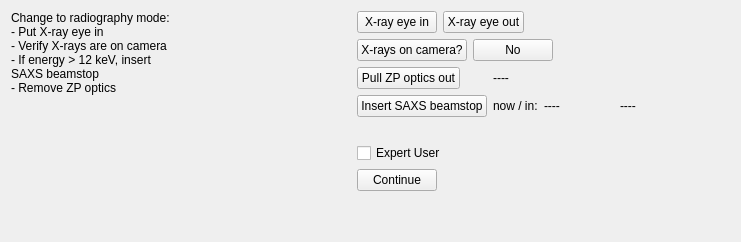
     <widget class="QWidget" name="page_radiography">
      <layout class="QHBoxLayout" name="layout_radiography">
       <item>
        <widget class="QLabel" name="lb_radio_instructions">
         <property name="minimumSize">
          <size>
           <width>340</width>
           <height>0</height>
          </size>
         </property>
         <property name="alignment">
          <set>Qt::AlignLeading|Qt::AlignLeft|Qt::AlignTop</set>
         </property>
         <property name="wordWrap">
          <bool>true</bool>
         </property>
         <property name="text">
          <string>Change to radiography mode:
- Put X-ray eye in
- Verify X-rays are on camera
- If energy &gt; 12 keV, insert
SAXS beamstop
- Remove ZP optics</string>
         </property>
        </widget>
       </item>
       <item>
        <layout class="QVBoxLayout" name="layout_radio_controls">
         <item>
          <layout class="QHBoxLayout" name="layout_eye_buttons">
           <item>
            <widget class="QPushButton" name="pb_eye_in">
             <property name="toolTip">
              <string>Insert the X-ray eye into the beam.</string>
             </property>
             <property name="text">
              <string>X-ray eye in</string>
             </property>
            </widget>
           </item>
           <item>
            <widget class="QPushButton" name="pb_eye_out">
             <property name="toolTip">
              <string>Retract the X-ray eye out of the beam.</string>
             </property>
             <property name="text">
              <string>X-ray eye out</string>
             </property>
            </widget>
           </item>
           <item>
            <spacer name="spacer_eye">
             <property name="orientation">
              <enum>Qt::Horizontal</enum>
             </property>
             <property name="sizeHint" stdset="0">
              <size>
               <width>40</width>
               <height>20</height>
              </size>
             </property>
            </spacer>
           </item>
          </layout>
         </item>
         <item>
          <layout class="QHBoxLayout" name="layout_xrays_buttons">
           <item>
            <widget class="QPushButton" name="pb_xrays_ok">
             <property name="toolTip">
              <string>Confirm X-rays are visible on the camera. Unlocks the rest of this page.</string>
             </property>
             <property name="text">
              <string>X-rays on camera?</string>
             </property>
            </widget>
           </item>
           <item>
            <widget class="QPushButton" name="pb_xrays_no">
             <property name="toolTip">
              <string>No X-rays on the camera - show troubleshooting steps.</string>
             </property>
             <property name="text">
              <string>No</string>
             </property>
            </widget>
           </item>
           <item>
            <spacer name="spacer_xrays">
             <property name="orientation">
              <enum>Qt::Horizontal</enum>
             </property>
             <property name="sizeHint" stdset="0">
              <size>
               <width>40</width>
               <height>20</height>
              </size>
             </property>
            </spacer>
           </item>
          </layout>
         </item>
         <item>
          <layout class="QHBoxLayout" name="layout_zp_row">
           <item>
            <widget class="QPushButton" name="pb_zp_out">
             <property name="toolTip">
              <string>Move the zone plate optics to their saved Out position.</string>
             </property>
             <property name="text">
              <string>Pull ZP optics out</string>
             </property>
            </widget>
           </item>
           <item>
            <widget class="QLabel" name="lb_zp_status">
             <property name="minimumSize">
              <size>
               <width>70</width>
               <height>0</height>
              </size>
             </property>
             <property name="alignment">
              <set>Qt::AlignCenter</set>
             </property>
             <property name="text">
              <string>----</string>
             </property>
            </widget>
           </item>
           <item>
            <spacer name="spacer_zp">
             <property name="orientation">
              <enum>Qt::Horizontal</enum>
             </property>
             <property name="sizeHint" stdset="0">
              <size>
               <width>40</width>
               <height>20</height>
              </size>
             </property>
            </spacer>
           </item>
          </layout>
         </item>
         <item>
          <layout class="QHBoxLayout" name="layout_saxs_bs_row">
           <item>
            <widget class="QPushButton" name="pb_saxs_bs_in">
             <property name="toolTip">
              <string>Move the SAXS beamstop to its saved In position (set in the optics GUI). Optional - this is not required to continue.</string>
             </property>
             <property name="text">
              <string>Insert SAXS beamstop</string>
             </property>
            </widget>
           </item>
           <item>
            <widget class="QLabel" name="lb_saxs_bs_caption">
             <property name="text">
              <string>now / in:</string>
             </property>
            </widget>
           </item>
           <item>
            <widget class="QLabel" name="lb_saxs_bs_rbv">
             <property name="minimumSize">
              <size>
               <width>70</width>
               <height>0</height>
              </size>
             </property>
             <property name="toolTip">
              <string>Live readback of 12ideSFT:m4</string>
             </property>
             <property name="text">
              <string>----</string>
             </property>
            </widget>
           </item>
           <item>
            <widget class="QLabel" name="lb_saxs_bs_in_pos">
             <property name="minimumSize">
              <size>
               <width>70</width>
               <height>0</height>
              </size>
             </property>
             <property name="toolTip">
              <string>Stored In position for 12ideSFT:m4, from the optics GUI</string>
             </property>
             <property name="text">
              <string>----</string>
             </property>
            </widget>
           </item>
           <item>
            <spacer name="spacer_saxs_bs">
             <property name="orientation">
              <enum>Qt::Horizontal</enum>
             </property>
             <property name="sizeHint" stdset="0">
              <size>
               <width>40</width>
               <height>20</height>
              </size>
             </property>
            </spacer>
           </item>
          </layout>
         </item>
         <item>
          <widget class="QLabel" name="lb_zp_note">
           <property name="wordWrap">
            <bool>true</bool>
           </property>
           <property name="text">
            <string/>
           </property>
          </widget>
         </item>
         <item>
          <widget class="QCheckBox" name="checkBox_expertUser">
           <property name="toolTip">
            <string>Merge steps and skip the step-by-step safety unlocking. For beamline staff only.</string>
           </property>
           <property name="text">
            <string>Expert User</string>
           </property>
          </widget>
         </item>
         <item>
          <layout class="QHBoxLayout" name="layout_radio_continue">
           <item>
            <widget class="QPushButton" name="pb_radio_continue">
             <property name="text">
              <string>Continue</string>
             </property>
            </widget>
           </item>
           <item>
            <spacer name="spacer_radio_continue">
             <property name="orientation">
              <enum>Qt::Horizontal</enum>
             </property>
             <property name="sizeHint" stdset="0">
              <size>
               <width>40</width>
               <height>20</height>
              </size>
             </property>
            </spacer>
           </item>
          </layout>
         </item>
         <item>
          <spacer name="spacer_radio_bottom">
           <property name="orientation">
            <enum>Qt::Vertical</enum>
           </property>
           <property name="sizeHint" stdset="0">
            <size>
             <width>20</width>
             <height>40</height>
            </size>
           </property>
          </spacer>
         </item>
        </layout>
       </item>
      </layout>
     </widget>
